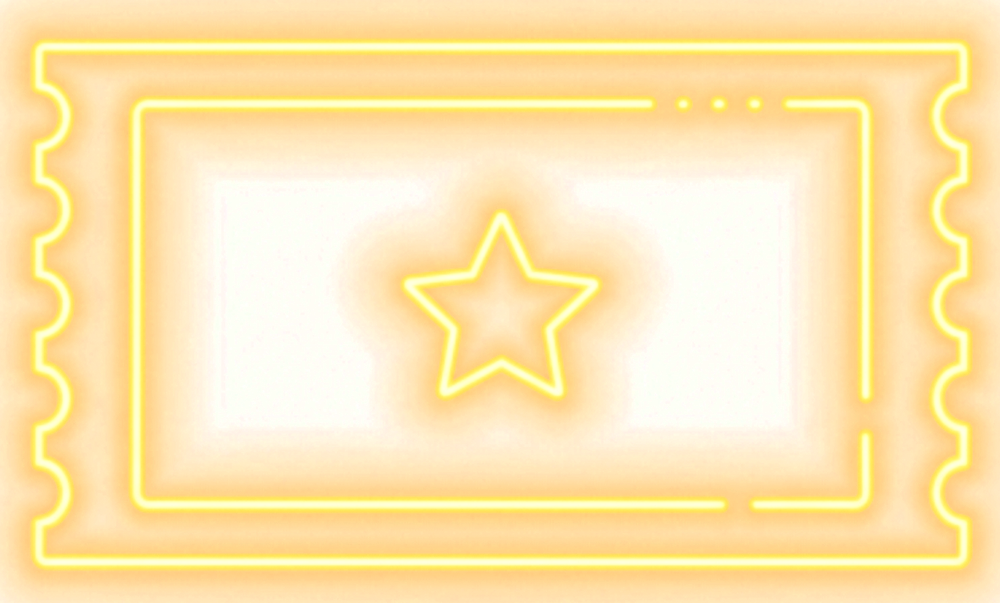
#> input picture core-astro/public/images/icons/items/ticket-gold.png, 1000 x 603 px, shrunk from 1476 x 890 before the run, found by its file name
$ python process_icons_v2.py
#> lines starting #> are read from the running program, lines starting #| are printed output that depends on the picture
#> pass 2 of the loop `for src, dst in new_icons:`:
import os
import glob
import numpy as np
from PIL import Image

def remove_black_background(input_path, output_path):
    try:
        img = Image.open(input_path).convert('RGBA')
#> img is the input picture: PIL image 1000x603 RGBA; mean R, G, B, A 252.6, 195.5, 55.6, 114.8
        arr = np.array(img).astype(float)

        r, g, b, a = arr[:,:,0], arr[:,:,1], arr[:,:,2], arr[:,:,3]
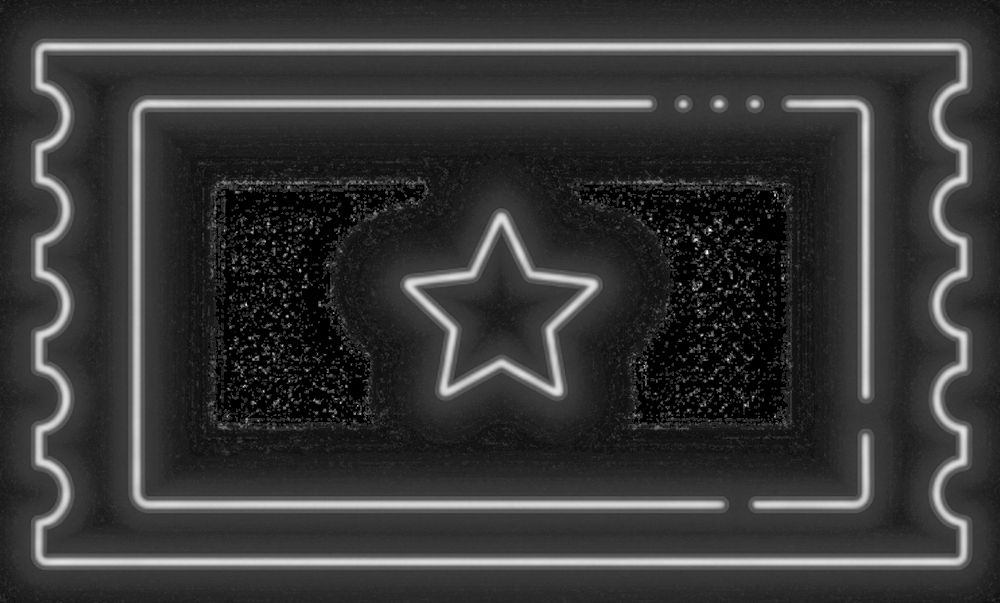
#> b: shape (603, 1000) float64; min 0, max 255, mean 55.6
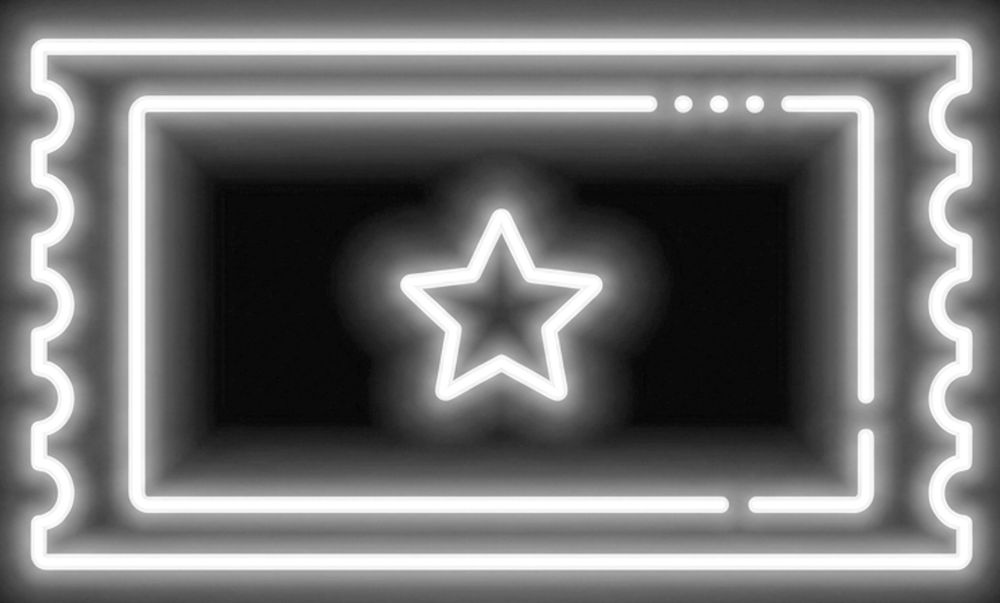
#> a: shape (603, 1000) float64; min 1, max 255, mean 114.8

        # Calculate luminance (lightness) -> max of RGB
        # Because in additive blending (neon on black), the alpha matches the brightest channel
        L = np.max(arr[:,:,:3], axis=2)

        # New alpha is the lightness, bounded by the original alpha
        new_a = np.minimum(L, a)

        # Un-premultiply the RGB channels to recover the true bright color without the black suppression
        # Formula: C_true = C_premult / (Alpha / 255)
        with np.errstate(divide='ignore', invalid='ignore'):
            factor = 255.0 / new_a
            new_r = np.clip(np.nan_to_num(r * factor), 0, 255)
            new_g = np.clip(np.nan_to_num(g * factor), 0, 255)
            new_b = np.clip(np.nan_to_num(b * factor), 0, 255)
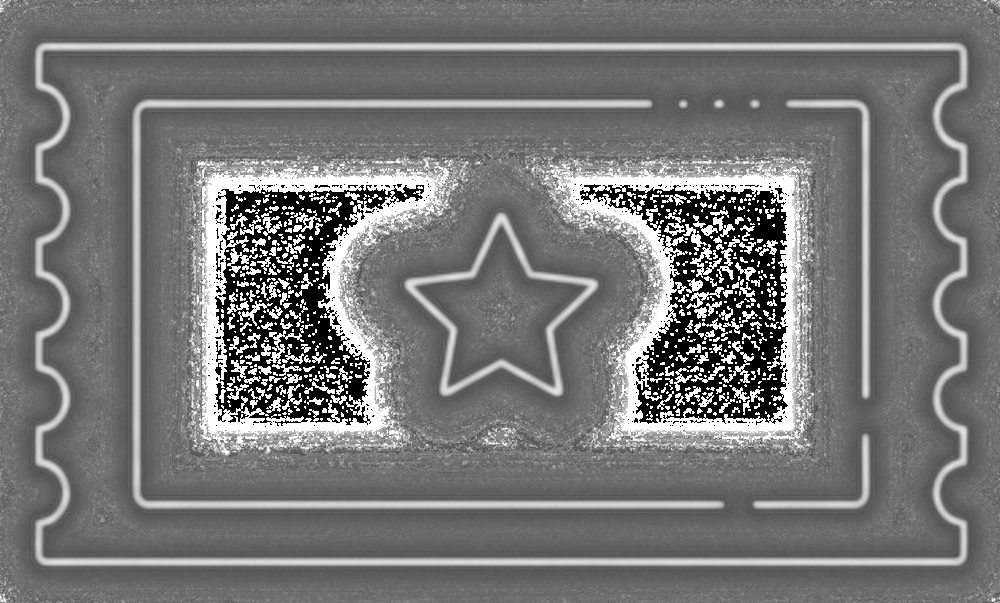
#> new_b: shape (603, 1000) float64; min 0, max 255, mean 118.6

        # Optional: Boost brightness slightly and add contrast to make it a better sticker
        # We can increase the alpha slightly to make the core more solid
        gamma = 0.8
        new_a_boosted = np.clip(255 * (new_a / 255) ** gamma, 0, 255)

        arr[:,:,0] = new_r
        arr[:,:,1] = new_g
        arr[:,:,2] = new_b
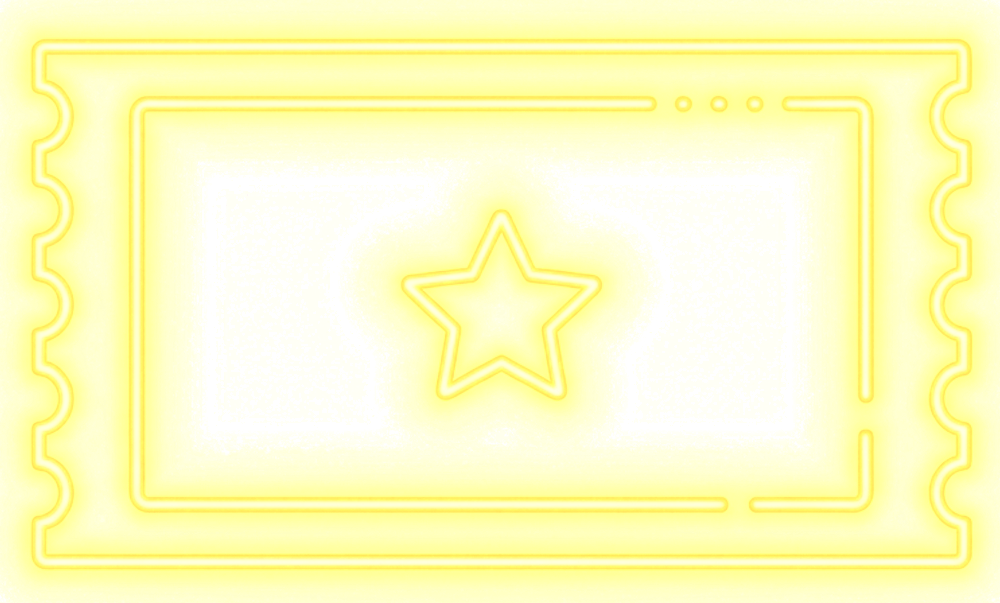
#> arr: shape (603, 1000, 4) float64; mean R, G, B, A 255, 254, 118.6, 114.8; transparent parts drawn white
        arr[:,:,3] = new_a_boosted

        out_img = Image.fromarray(arr.astype(np.uint8), 'RGBA')

        # Crop to visible bounds to make it a perfect sticker
        bbox = out_img.getbbox()
#> bbox = (0, 0, 1000, 603)
        if bbox:
            out_img = out_img.crop(bbox)

        out_img.save(output_path, 'PNG')
        print(f"✅ Processed {os.path.basename(output_path)}")
    except Exception as e:
        print(f"❌ Error processing {input_path}: {e}")

public_images = "/Users/user/.gemini/antigravity/playground/core-astro/public/images"
downloads_dir = "/Users/user/Downloads"

# Process Poker and Polymario from Downloads
new_icons = [
    (os.path.join(downloads_dir, "poker 1.png"), os.path.join(public_images, "poker-join.png")),
    (os.path.join(downloads_dir, "polymario 1.png"), os.path.join(public_images, "polymario-icon.png")),
]

for src, dst in new_icons:
    if os.path.exists(src):
        remove_black_background(src, dst)
    else:
        print(f"⚠️ Missing source file: {src}")

# Re-process all existing neon icons
neon_icons = glob.glob(os.path.join(public_images, "*-neon.png"))
# Add specifically requested icons
neon_icons += [
    os.path.join(public_images, "ticket-gold.png"),
    os.path.join(public_images, "bomb-timer.png"),
    os.path.join(public_images, "spider-banana.png"),
]

for icon in neon_icons:
    remove_black_background(icon, icon)
#> pass 2 of the loop `for icon in neon_icons:`:

print("✨ All black backgrounds removed via mathematical Alpha recovery!")

# Process BeMario items
items_dir = os.path.join(public_images, "icons", "items")
item_icons = glob.glob(os.path.join(items_dir, "*.png"))
for icon in item_icons:
    remove_black_background(icon, icon)
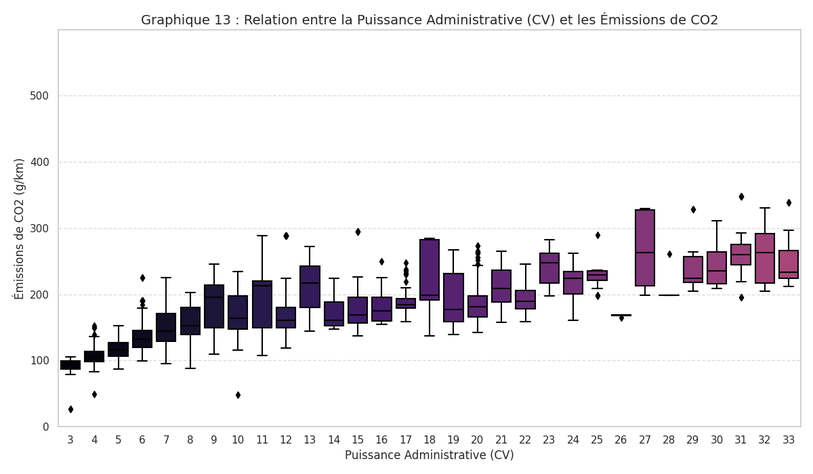
#> input picture core-astro/public/images/icons/items/Code_Generated_Image-10.png, 813 x 474 px, shrunk from 1200 x 700 before the run
#> in remove_black_background (call 4), `r, g, b, a = arr[:,:,0], arr[:,:,1], arr[:,:,2], arr[:,:,3]`: a: shape (474, 813) float64; every value is 255
#> in remove_black_background (call 4), `factor = 255.0 / new_a`:
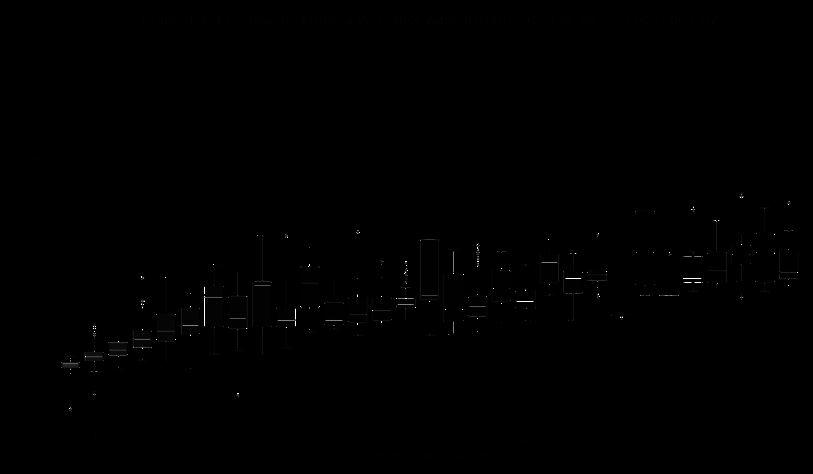
#> factor: shape (474, 813) float64; 0.63% of the values are NaN or infinite; the others: min 1, max 255, mean 1.49; drawn with min black, max white, NaN and infinite black
#> in remove_black_background (call 4), `arr[:,:,3] = new_a_boosted`:
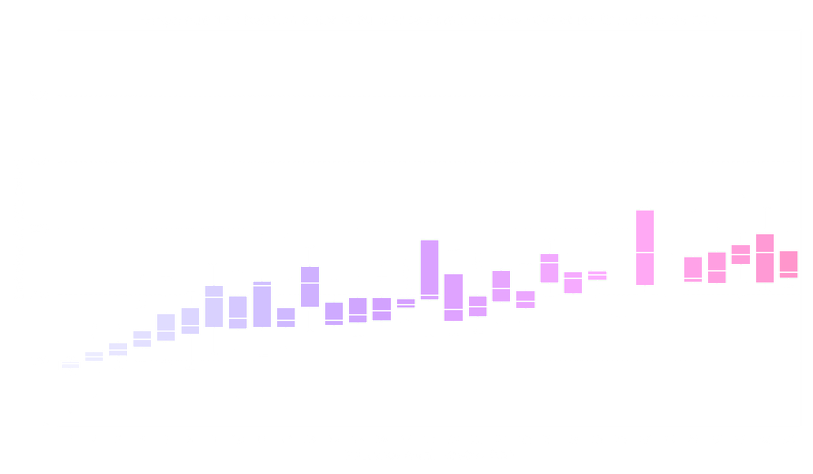
#> arr: shape (474, 813, 4) float64; mean R, G, B, A 250.6, 247.1, 252.7, 243.4; transparent parts drawn white
#> in remove_black_background (call 4), `bbox = out_img.getbbox()`: bbox = (0, 0, 813, 474)
#> pass 2 of the loop `for icon in item_icons:`:
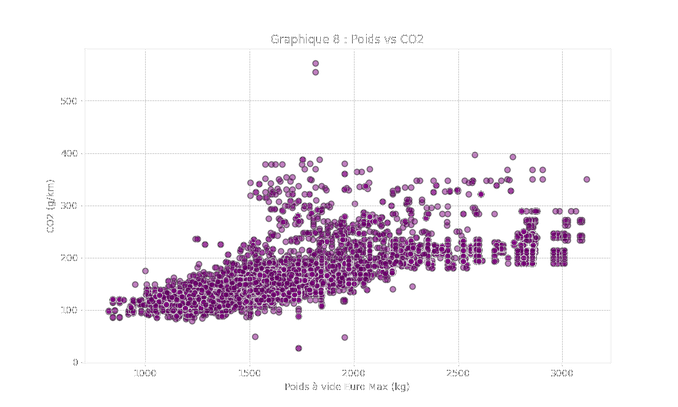
#> input picture core-astro/public/images/icons/items/Code_Generated_Image-3.png, 678 x 407 px, shrunk from 1000 x 600 before the run
#> in remove_black_background, img is the input picture: PIL image 678x407 RGBA; mean R, G, B, A 239.4, 233.1, 239.4, 248.9
#> r: shape (407, 678) float64
#> g: shape (407, 678) float64
#> a: shape (407, 678) float64
#> L: shape (407, 678) float64
#> new_a: shape (407, 678) float64
#> factor: shape (407, 678) float64
#> new_r: shape (407, 678) float64
#> in remove_black_background (call 5), `new_g = np.clip(np.nan_to_num(g * factor), 0, 255)`:
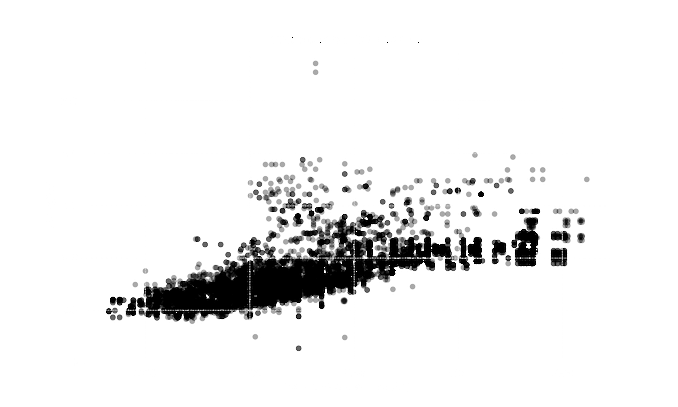
#> new_g: shape (407, 678) float64; min 0, max 255, mean 238.4
#> new_a_boosted: shape (407, 678) float64
#> in remove_black_background (call 5), `arr[:,:,0] = new_r`:
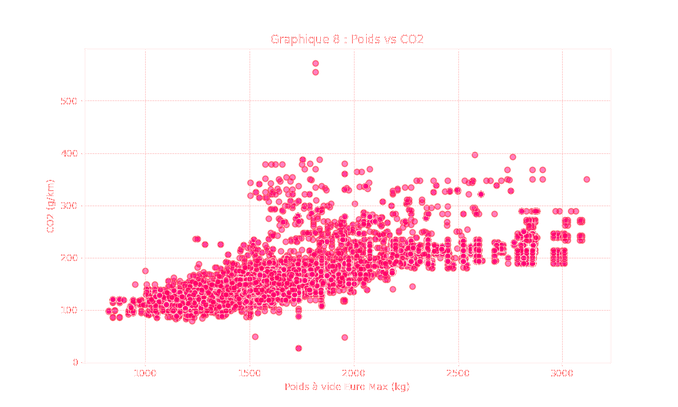
#> arr: shape (407, 678, 4) float64; mean R, G, B, A 254.9, 233.1, 239.4, 248.9; transparent parts drawn white
#> bbox = (0, 0, 678, 407)

print("✨ All BeMario items processed!")
